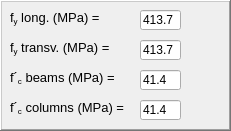
      <widget class="QFrame" name="BeamsSection_2">
       <property name="geometry">
        <rect>
         <x>0</x>
         <y>510</y>
         <width>231</width>
         <height>131</height>
        </rect>
       </property>
       <property name="frameShape">
        <enum>QFrame::WinPanel</enum>
       </property>
       <property name="frameShadow">
        <enum>QFrame::Raised</enum>
       </property>
       <widget class="QLabel" name="label_34">
        <property name="geometry">
         <rect>
          <x>10</x>
          <y>10</y>
          <width>101</width>
          <height>16</height>
         </rect>
        </property>
        <property name="font">
         <font>
          <family>Arial</family>
          <pointsize>10</pointsize>
          <weight>50</weight>
          <italic>false</italic>
          <bold>false</bold>
         </font>
        </property>
        <property name="text">
         <string>&lt;html&gt;&lt;head/&gt;&lt;body&gt;&lt;p&gt;f&lt;span style=&quot; vertical-align:sub;&quot;&gt;y&lt;/span&gt; long. (MPa) =&lt;/p&gt;&lt;/body&gt;&lt;/html&gt;</string>
        </property>
       </widget>
       <widget class="QLineEdit" name="fy">
        <property name="geometry">
         <rect>
          <x>140</x>
          <y>10</y>
          <width>41</width>
          <height>20</height>
         </rect>
        </property>
        <property name="text">
         <string>413.7</string>
        </property>
        <property name="placeholderText">
         <string>420</string>
        </property>
       </widget>
       <widget class="QLabel" name="label_35">
        <property name="geometry">
         <rect>
          <x>10</x>
          <y>70</y>
          <width>111</width>
          <height>16</height>
         </rect>
        </property>
        <property name="font">
         <font>
          <family>Arial</family>
          <pointsize>10</pointsize>
          <weight>50</weight>
          <italic>false</italic>
          <bold>false</bold>
         </font>
        </property>
        <property name="text">
         <string>&lt;html&gt;&lt;head/&gt;&lt;body&gt;&lt;p&gt;f´&lt;span style=&quot; vertical-align:sub;&quot;&gt;c&lt;/span&gt; beams (MPa) =&lt;/p&gt;&lt;/body&gt;&lt;/html&gt;</string>
        </property>
       </widget>
       <widget class="QLineEdit" name="fcB">
        <property name="geometry">
         <rect>
          <x>140</x>
          <y>70</y>
          <width>41</width>
          <height>20</height>
         </rect>
        </property>
        <property name="text">
         <string>41.4</string>
        </property>
        <property name="placeholderText">
         <string>21</string>
        </property>
       </widget>
       <widget class="QLineEdit" name="fcC">
        <property name="geometry">
         <rect>
          <x>140</x>
          <y>100</y>
          <width>41</width>
          <height>20</height>
         </rect>
        </property>
        <property name="text">
         <string>41.4</string>
        </property>
        <property name="placeholderText">
         <string>28</string>
        </property>
       </widget>
       <widget class="QLabel" name="label_36">
        <property name="geometry">
         <rect>
          <x>10</x>
          <y>100</y>
          <width>121</width>
          <height>16</height>
         </rect>
        </property>
        <property name="font">
         <font>
          <family>Arial</family>
          <pointsize>10</pointsize>
          <weight>50</weight>
          <italic>false</italic>
          <bold>false</bold>
         </font>
        </property>
        <property name="text">
         <string>&lt;html&gt;&lt;head/&gt;&lt;body&gt;&lt;p&gt;f´&lt;span style=&quot; vertical-align:sub;&quot;&gt;c&lt;/span&gt; columns (MPa) =&lt;/p&gt;&lt;/body&gt;&lt;/html&gt;</string>
        </property>
       </widget>
       <widget class="QLineEdit" name="fys">
        <property name="geometry">
         <rect>
          <x>140</x>
          <y>40</y>
          <width>41</width>
          <height>20</height>
         </rect>
        </property>
        <property name="text">
         <string>413.7</string>
        </property>
        <property name="placeholderText">
         <string>420</string>
        </property>
       </widget>
       <widget class="QLabel" name="label_65">
        <property name="geometry">
         <rect>
          <x>10</x>
          <y>40</y>
          <width>111</width>
          <height>16</height>
         </rect>
        </property>
        <property name="font">
         <font>
          <family>Arial</family>
          <pointsize>10</pointsize>
          <weight>50</weight>
          <italic>false</italic>
          <bold>false</bold>
         </font>
        </property>
        <property name="text">
         <string>&lt;html&gt;&lt;head/&gt;&lt;body&gt;&lt;p&gt;f&lt;span style=&quot; vertical-align:sub;&quot;&gt;y&lt;/span&gt; transv. (MPa) =&lt;/p&gt;&lt;/body&gt;&lt;/html&gt;</string>
        </property>
       </widget>
      </widget>
